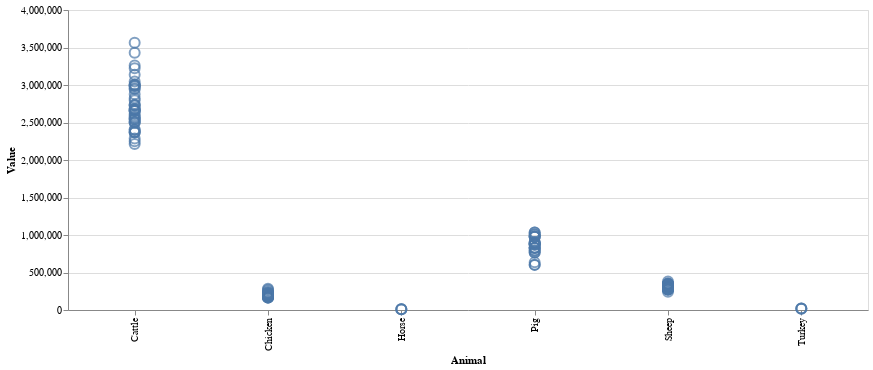

Notebook source saved alongside this figure:
### Markdown cell above
## Visualization of our dataframe for Ireland only

### Code cell
# Import interactive Altair library
import altair as alt

# First Overview of the Interactive View for Ireland
ir_prod = meat_milk_df.loc[meat_milk_df['Area']=='Ireland']
alt.Chart(ir_prod).mark_point().encode(
    alt.X('Animal'),
    alt.Y('Value')
).properties(
    width=800,
    height=300
).configure_point(
    size=100)

### Figure 1 — Vega-Lite specification as saved in the notebook (floating-point values rounded to 4 significant figures; data arrays with more than 128 entries replaced by an {"elided": "..."} marker saying what was removed)
{"config": {"view": {"continuousWidth": 400, "continuousHeight": 300}, "point": {"size": 100}}, "data": {"name": "data-17683bae841b7f17445f6664639da0e0"}, "mark": "point", "encoding": {"x": {"field": "Animal", "type": "nominal"}, "y": {"field": "Value", "type": "quantitative"}}, "height": 300, "width": 800, "$schema": "https://vega.github.io/schema/vega-lite/v4.17.0.json", "datasets": {"data-17683bae841b7f17445f6664639da0e0": {"elided": "129 records"}}}
